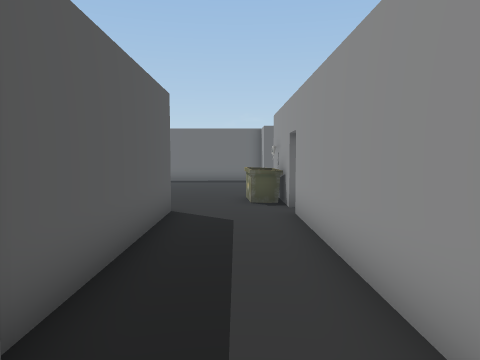
View 1 (above)

24 first-person views from a walk through a scene from a Unity 3-D project. The camera is 1.4 m above the floor, tilts 4° down and sees 70° across. The floor is counted in squares, 1 m on a side. Each view is taken from the middle of a square. On the plan, view 1 faces up. The plan holds only what a view shows up to about 15 squares ahead; the rest is blank. Some animated figures are not drawn. Some surface patterns are stand-ins.

View 2
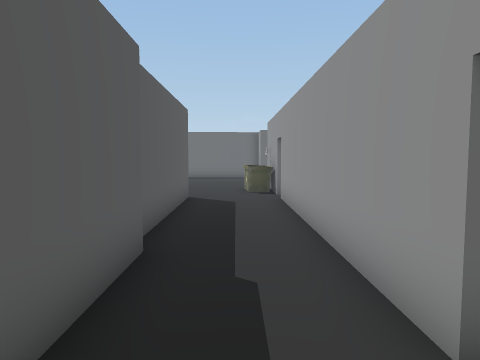

View 3
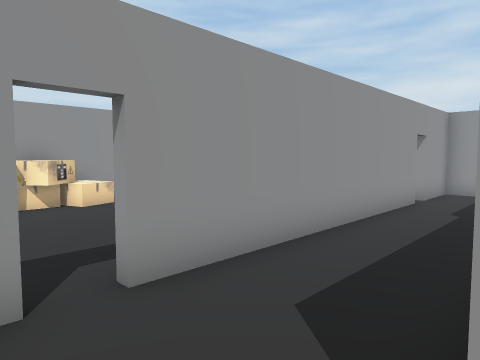

View 4
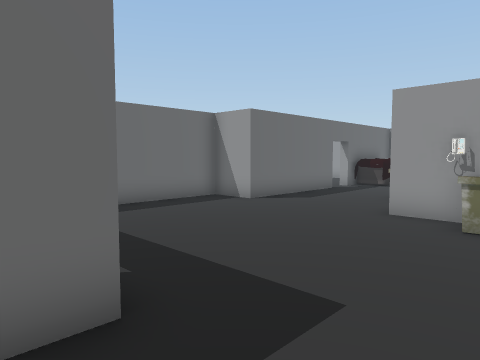

View 5
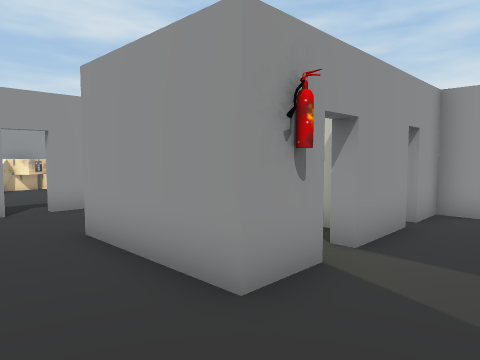

View 6
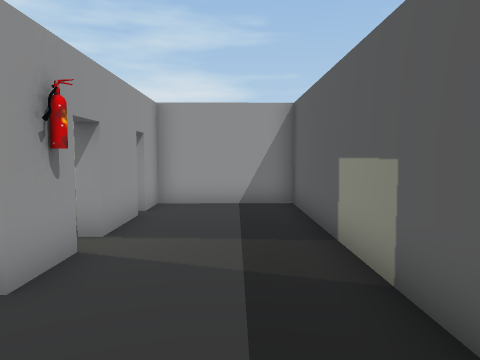

View 7
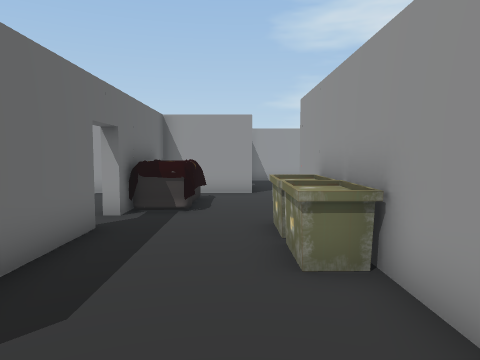

View 8
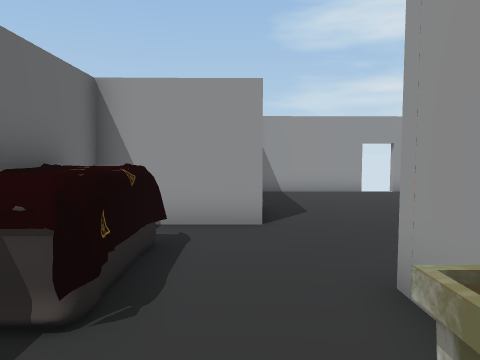

View 9
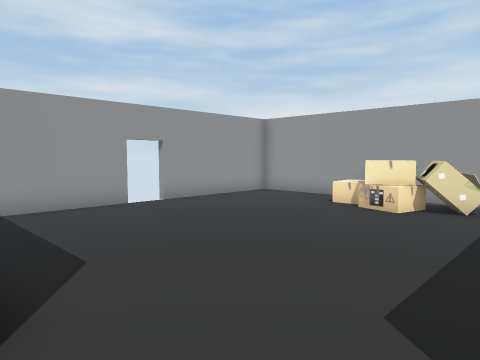

View 10
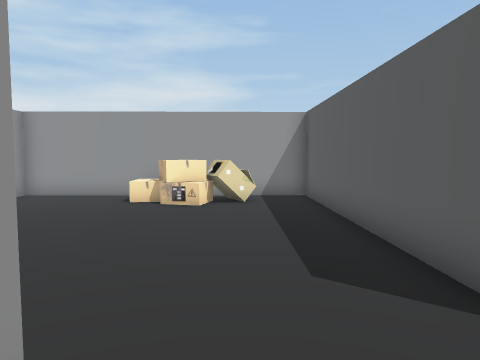

View 11
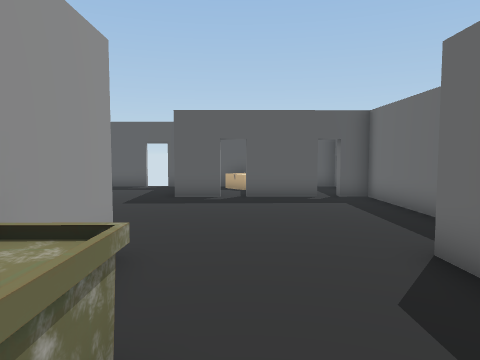

View 12
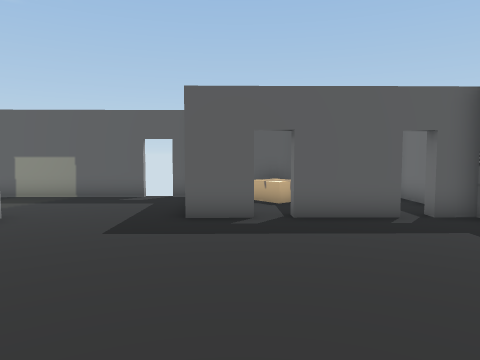

View 13
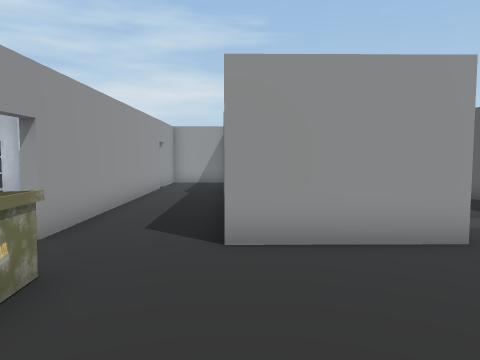

View 14
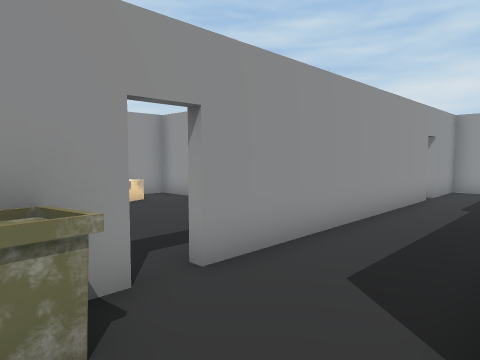

View 15
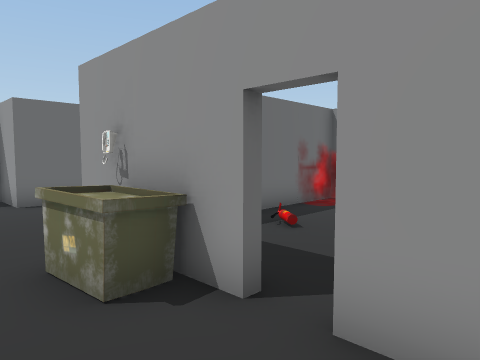

View 16
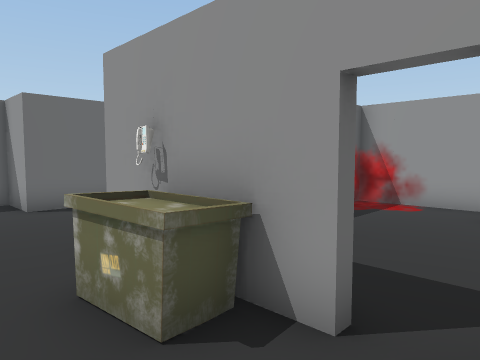

View 17
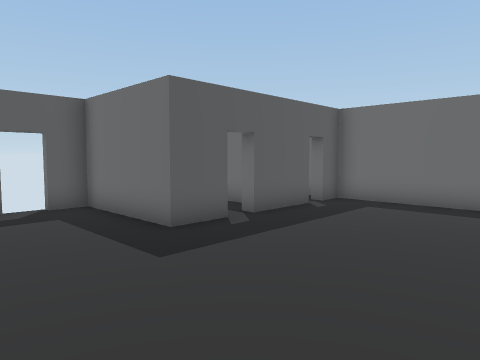

View 18
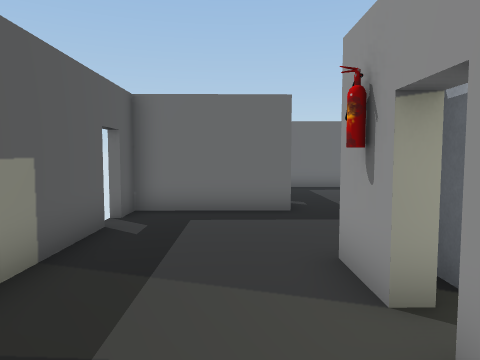

View 19
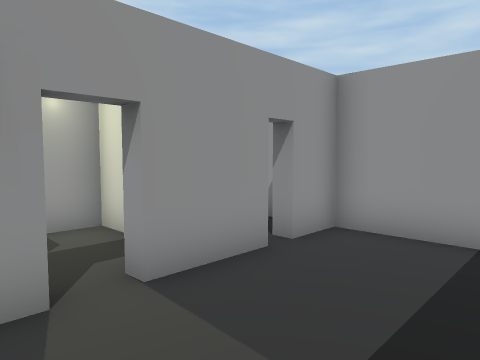

View 20
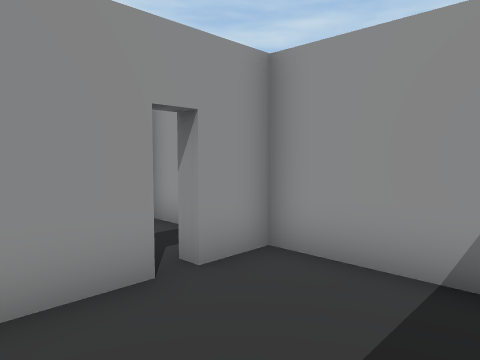

View 21
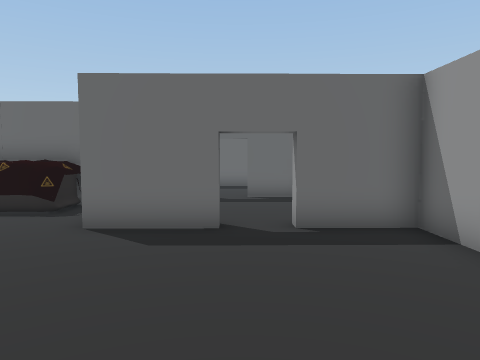

View 22
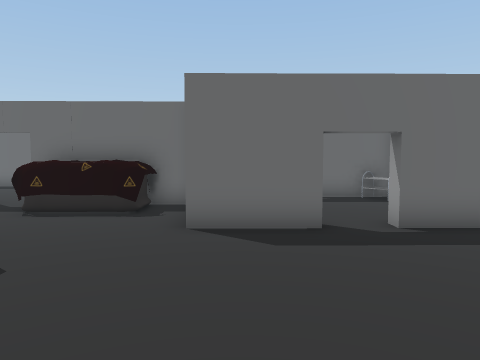

View 23
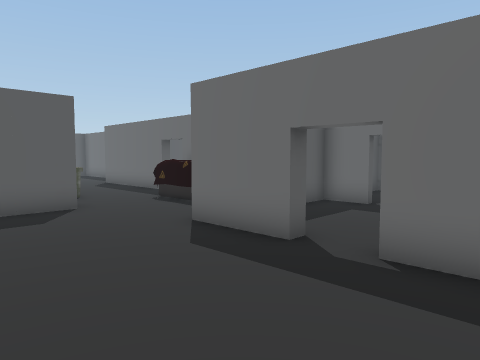

View 24
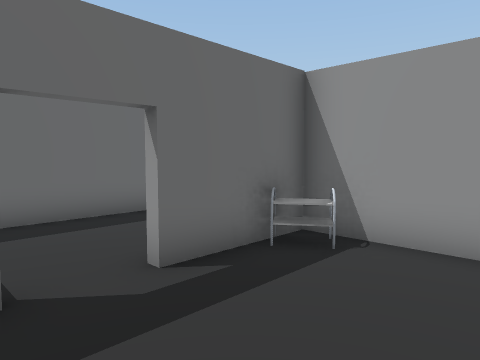

### Floor plan
Key: @ floor where view 1 was taken; # wall or solid block; x gap in a wall; . floor; T thing the floor can be seen under or through; O other object.
Columns run from 10 left of view 1 to 20 right of it. Each row starts with its distance up from view 1.
 24                        #######
 23                        # ....
 22                        #.....
 21                        #....
 20    #########         ..##..####
 19  ####......#    .. ....#....OO#
 18   .........######..#####......#
 17     #..............OOOO#......#
 16 #O###..............OOO.#..... #
 15 #OO.x..................###..###
 14 #O..x.........OOOO............#
 13 #####......#########..........#
 12 x..........O  .....#..........#
 11  .........OO ......#..........#
 10 #.........OO ......#..........x
  9 #....####..TT.....O#..........x
  8 #...O#OO#..TT.....OO..........#
  7 #....#OO#..#O.....OO#.........#
  6 #....x..#...O ....OO#.OOOO....#
  5 #....####...O  OO.O##.OOOO....#
  4 #....x  #...#  OO #############
  3 #....x..#...#
  2 #########...#
  1         #...#
  0         #.@.#
 -1         #...x
 -2           ..#
 -3           ..#
 -4            ##

Where each view was taken, in squares from view 1:
view 1: 0 up, 0 right, facing up
view 2: 3 down, 0 right, facing up
view 3: 10 up, 2 left, facing down-right
view 4: 10 up, 7 left, facing up-right
view 5: 11 up, 8 left, facing down-right
view 6: 12 up, 8 left, facing down
view 7: 15 up, 0 right, facing right
view 8: 15 up, 6 right, facing right
view 9: 15 up, 10 right, facing down-right
view 10: 16 up, 12 right, facing down
view 11: 15 up, 6 right, facing left
view 12: 14 up, 2 right, facing left
view 13: 14 up, 2 left, facing down
view 14: 11 up, 2 left, facing down-right
view 15: 7 up, 1 left, facing up-right
view 16: 8 up, 1 left, facing up-right
view 17: 9 up, 0 right, facing up-left
view 18: 4 up, 7 left, facing up
view 19: 8 up, 9 left, facing down-right
view 20: 6 up, 9 left, facing down-right
view 21: 8 up, 16 right, facing up
view 22: 8 up, 14 right, facing up
view 23: 10 up, 19 right, facing up-left
view 24: 16 up, 14 right, facing up-right
